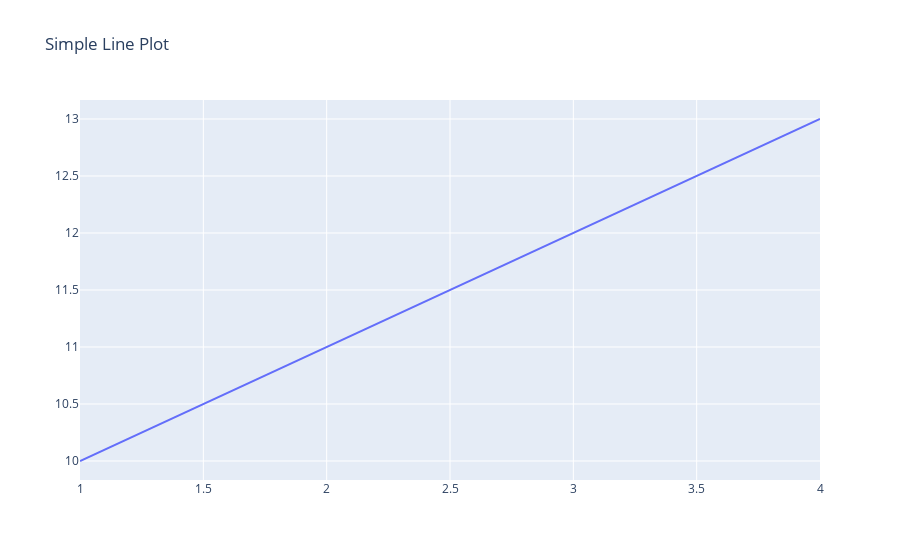

Write notebook code for a chart like this one.
### Code cell
import plotly.graph_objs as go
from plotly.offline import download_plotlyjs, init_notebook_mode, plot, iplot

# initialize for Jupyter Notebook (if using Jupyter)
init_notebook_mode(connected=True)

# Example simple line chart
trace = go.Scatter(x=[1,2,3,4], y=[10, 11, 12, 13], mode='lines', name='test')
data = [trace]

layout = go.Layout(title="Simple Line Plot")

fig = go.Figure(data=data, layout=layout)

iplot(fig)   # if inside notebook
# plot(fig)  # if you want a standalone HTML file

### Figure 1 — Plotly figure (JSON) as saved in the notebook; plotly's stock layout.template omitted (floating-point values rounded to 4 significant figures)
{"data": [{"mode": "lines", "name": "test", "type": "scatter", "x": [1, 2, 3, 4], "y": [10, 11, 12, 13]}], "layout": {"title": {"text": "Simple Line Plot"}}}
